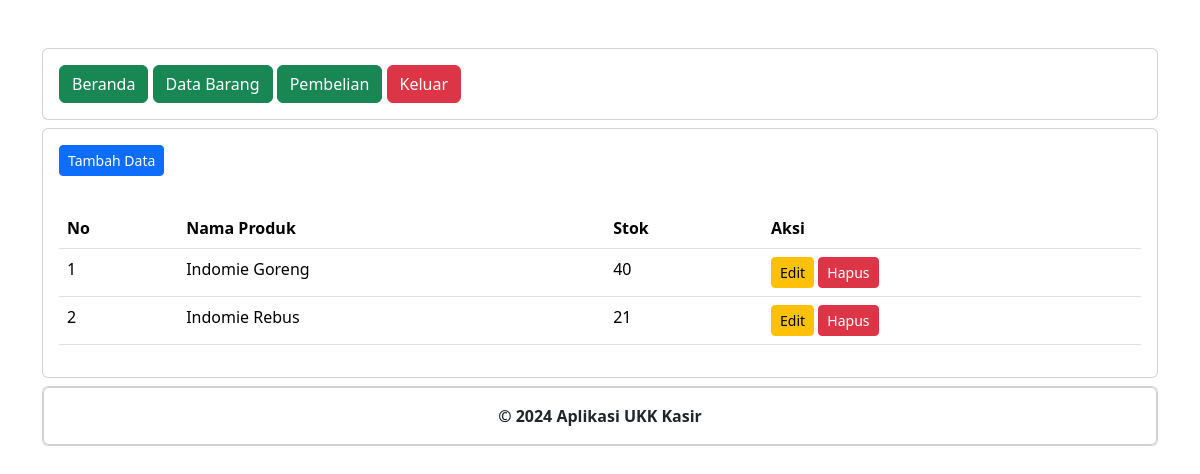
Screenshot of /stok.php (signed in) with the database file from the repository.
### tables this page shows
CREATE TABLE `produk` (
  `ProdukID` int(11) NOT NULL,
  `NamaProduk` varchar(255) NOT NULL,
  `Harga` decimal(10,2) NOT NULL,
  `Stok` int(11) NOT NULL
);

### stok.php (the view, shortened to what this page needs)
<?php
include "header.php";
include "navbar.php";
?>
<div class="card mt-2">
	<div class="card-body">
		<button type="button" class="btn btn-primary btn-sm" data-bs-toggle="modal" data-bs-target="#tambah-data">
			Tambah Data
		</button>
	</div>
	<div class="card-body">
		<table class="table">
			<thead>
				<tr>
					<th>No</th>
					<th>Nama Produk</th>
					<th>Stok</th>
					<th>Aksi</th>
				</tr>
			</thead>
			<tbody>
				<?php
				include '../koneksi.php';
				$no = 1;
				$data = mysqli_query($koneksi,"select * from produk");
				while($d = mysqli_fetch_array($data)){
					?>
					<tr>
						<td><?php echo $no++; ?></td>
						<td><?php echo $d['NamaProduk']; ?></td>
						<td><?php echo $d['Stok']; ?></td>
						<td>
							<button type="button" class="btn btn-warning btn-sm" data-bs-toggle="modal" data-bs-target="#edit-data<?php echo $d['ProdukID']; ?>">
								Edit
							</button>
							<button type="button" class="btn btn-danger btn-sm" data-bs-toggle="modal" data-bs-target="#hapus-data<?php echo $d['ProdukID']; ?>">
								Hapus
							</button>
						</td>
					</tr>
				<?php } ?>
			</tbody>
		</table>
	</div>
</div>
<?php
include "footer.php";
?>

### rows the page displays
produk: NamaProduk "Indomie Goreng", Stok "40"
produk: NamaProduk "Indomie Rebus", Stok "21"
